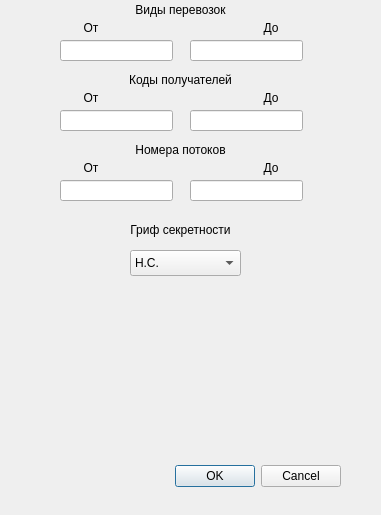
<?xml version="1.0" encoding="UTF-8"?>
<ui version="4.0">
 <class>DialogF2</class>
 <widget class="QDialog" name="DialogF2">
  <property name="geometry">
   <rect>
    <x>0</x>
    <y>0</y>
    <width>381</width>
    <height>515</height>
   </rect>
  </property>
  <property name="windowTitle">
   <string>Dialog</string>
  </property>
  <widget class="QDialogButtonBox" name="buttonBox">
   <property name="geometry">
    <rect>
     <x>0</x>
     <y>460</y>
     <width>341</width>
     <height>32</height>
    </rect>
   </property>
   <property name="orientation">
    <enum>Qt::Horizontal</enum>
   </property>
   <property name="standardButtons">
    <set>QDialogButtonBox::Cancel|QDialogButtonBox::Ok</set>
   </property>
  </widget>
  <widget class="QLineEdit" name="lineEdit_VP_Start">
   <property name="geometry">
    <rect>
     <x>60</x>
     <y>40</y>
     <width>113</width>
     <height>21</height>
    </rect>
   </property>
  </widget>
  <widget class="QLineEdit" name="lineEdit_VP_End">
   <property name="geometry">
    <rect>
     <x>190</x>
     <y>40</y>
     <width>113</width>
     <height>21</height>
    </rect>
   </property>
  </widget>
  <widget class="QLineEdit" name="lineEdit_KP_Start">
   <property name="geometry">
    <rect>
     <x>60</x>
     <y>110</y>
     <width>113</width>
     <height>21</height>
    </rect>
   </property>
  </widget>
  <widget class="QLineEdit" name="lineEdit_KP_End">
   <property name="geometry">
    <rect>
     <x>190</x>
     <y>110</y>
     <width>113</width>
     <height>21</height>
    </rect>
   </property>
  </widget>
  <widget class="QLineEdit" name="lineEdit_NP_Start">
   <property name="geometry">
    <rect>
     <x>60</x>
     <y>180</y>
     <width>113</width>
     <height>21</height>
    </rect>
   </property>
  </widget>
  <widget class="QLineEdit" name="lineEdit_NP_End">
   <property name="geometry">
    <rect>
     <x>190</x>
     <y>180</y>
     <width>113</width>
     <height>21</height>
    </rect>
   </property>
  </widget>
  <widget class="QLabel" name="label">
   <property name="geometry">
    <rect>
     <x>60</x>
     <y>0</y>
     <width>241</width>
     <height>20</height>
    </rect>
   </property>
   <property name="text">
    <string>Виды перевозок</string>
   </property>
   <property name="alignment">
    <set>Qt::AlignCenter</set>
   </property>
  </widget>
  <widget class="QLabel" name="label_2">
   <property name="geometry">
    <rect>
     <x>60</x>
     <y>20</y>
     <width>62</width>
     <height>16</height>
    </rect>
   </property>
   <property name="text">
    <string>От</string>
   </property>
   <property name="alignment">
    <set>Qt::AlignCenter</set>
   </property>
  </widget>
  <widget class="QLabel" name="label_3">
   <property name="geometry">
    <rect>
     <x>240</x>
     <y>20</y>
     <width>62</width>
     <height>16</height>
    </rect>
   </property>
   <property name="text">
    <string>До</string>
   </property>
   <property name="alignment">
    <set>Qt::AlignCenter</set>
   </property>
  </widget>
  <widget class="QLabel" name="label_4">
   <property name="geometry">
    <rect>
     <x>60</x>
     <y>90</y>
     <width>62</width>
     <height>16</height>
    </rect>
   </property>
   <property name="text">
    <string>От</string>
   </property>
   <property name="alignment">
    <set>Qt::AlignCenter</set>
   </property>
  </widget>
  <widget class="QLabel" name="label_5">
   <property name="geometry">
    <rect>
     <x>60</x>
     <y>70</y>
     <width>241</width>
     <height>20</height>
    </rect>
   </property>
   <property name="text">
    <string>Коды получателей</string>
   </property>
   <property name="alignment">
    <set>Qt::AlignCenter</set>
   </property>
  </widget>
  <widget class="QLabel" name="label_6">
   <property name="geometry">
    <rect>
     <x>240</x>
     <y>90</y>
     <width>62</width>
     <height>16</height>
    </rect>
   </property>
   <property name="text">
    <string>До</string>
   </property>
   <property name="alignment">
    <set>Qt::AlignCenter</set>
   </property>
  </widget>
  <widget class="QLabel" name="label_7">
   <property name="geometry">
    <rect>
     <x>60</x>
     <y>160</y>
     <width>62</width>
     <height>16</height>
    </rect>
   </property>
   <property name="text">
    <string>От</string>
   </property>
   <property name="alignment">
    <set>Qt::AlignCenter</set>
   </property>
  </widget>
  <widget class="QLabel" name="label_8">
   <property name="geometry">
    <rect>
     <x>60</x>
     <y>140</y>
     <width>241</width>
     <height>20</height>
    </rect>
   </property>
   <property name="text">
    <string>Номера потоков</string>
   </property>
   <property name="alignment">
    <set>Qt::AlignCenter</set>
   </property>
  </widget>
  <widget class="QLabel" name="label_9">
   <property name="geometry">
    <rect>
     <x>240</x>
     <y>160</y>
     <width>62</width>
     <height>16</height>
    </rect>
   </property>
   <property name="text">
    <string>До</string>
   </property>
   <property name="alignment">
    <set>Qt::AlignCenter</set>
   </property>
  </widget>
  <widget class="QComboBox" name="comboBox">
   <property name="geometry">
    <rect>
     <x>130</x>
     <y>250</y>
     <width>111</width>
     <height>26</height>
    </rect>
   </property>
   <item>
    <property name="text">
     <string>Н.С.</string>
    </property>
   </item>
   <item>
    <property name="text">
     <string>С.</string>
    </property>
   </item>
   <item>
    <property name="text">
     <string>С.С.</string>
    </property>
   </item>
   <item>
    <property name="text">
     <string>О.В.</string>
    </property>
   </item>
  </widget>
  <widget class="QLabel" name="label_10">
   <property name="geometry">
    <rect>
     <x>60</x>
     <y>220</y>
     <width>241</width>
     <height>20</height>
    </rect>
   </property>
   <property name="text">
    <string>Гриф секретности</string>
   </property>
   <property name="alignment">
    <set>Qt::AlignCenter</set>
   </property>
  </widget>
 </widget>
 <resources/>
 <connections>
  <connection>
   <sender>buttonBox</sender>
   <signal>accepted()</signal>
   <receiver>DialogF2</receiver>
   <slot>accept()</slot>
   <hints>
    <hint type="sourcelabel">
     <x>248</x>
     <y>254</y>
    </hint>
    <hint type="destinationlabel">
     <x>157</x>
     <y>274</y>
    </hint>
   </hints>
  </connection>
  <connection>
   <sender>buttonBox</sender>
   <signal>rejected()</signal>
   <receiver>DialogF2</receiver>
   <slot>reject()</slot>
   <hints>
    <hint type="sourcelabel">
     <x>316</x>
     <y>260</y>
    </hint>
    <hint type="destinationlabel">
     <x>286</x>
     <y>274</y>
    </hint>
   </hints>
  </connection>
 </connections>
</ui>
